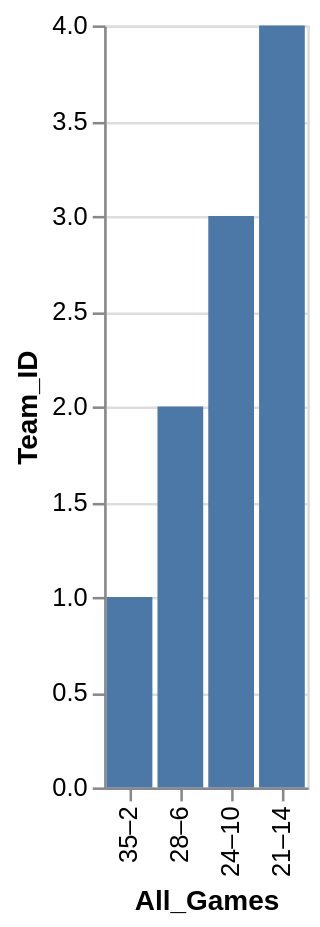

Vega-Lite specification for this chart:
### Vega-Lite specification from a JSON file in a GitHub repository (floating-point values rounded to 4 significant figures)
{"data": {"values": [{"x_data": "35–2", "y_data": 1}, {"x_data": "28–6", "y_data": 2}, {"x_data": "24–10", "y_data": 3}, {"x_data": "21–14", "y_data": 4}]}, "mark": "bar", "encoding": {"x": {"field": "x_data", "type": "nominal", "title": "All_Games", "sort": "descending"}, "y": {"field": "y_data", "type": "quantitative", "title": "Team_ID"}}}
